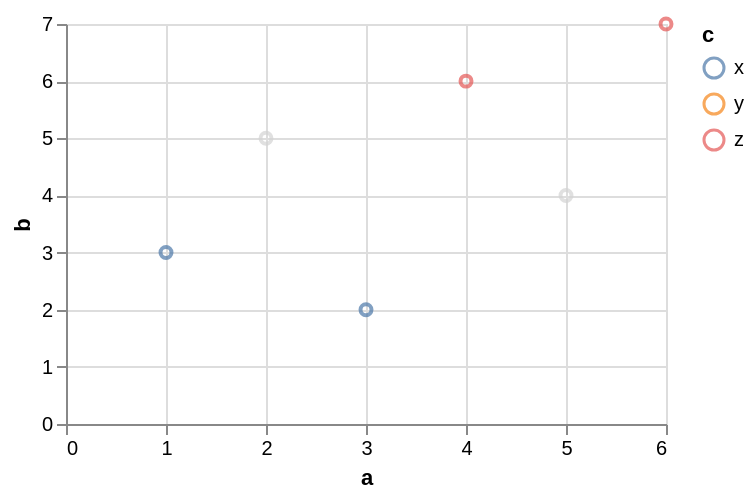

Source (Vega-Lite JSON):
### Vega-Lite specification from a JSON file in a GitHub repository (floating-point values rounded to 4 significant figures)
{"$schema": "https://vega.github.io/schema/vega-lite/v6.json", "data": {"values": [{"a": 1, "b": 3, "c": "x", "d": "2020-01-01"}, {"a": 2, "b": 5, "c": "y", "d": "2020-03-01"}, {"a": 3, "b": 2, "c": "x", "d": "2020-06-01"}, {"a": 4, "b": 6, "c": "z", "d": "2020-09-01"}, {"a": 5, "b": 4, "c": "y", "d": "2021-01-01"}, {"a": 6, "b": 7, "c": "z", "d": "2021-04-01"}]}, "width": 300, "height": 200, "params": [{"name": "pick", "select": {"type": "point", "toggle": "event.altKey", "fields": ["c"]}, "value": [{"c": "x"}, {"c": "z"}]}], "mark": "point", "encoding": {"x": {"field": "a", "type": "quantitative"}, "y": {"field": "b", "type": "quantitative"}, "color": {"condition": {"param": "pick", "field": "c", "type": "nominal"}, "value": "lightgray"}}}
